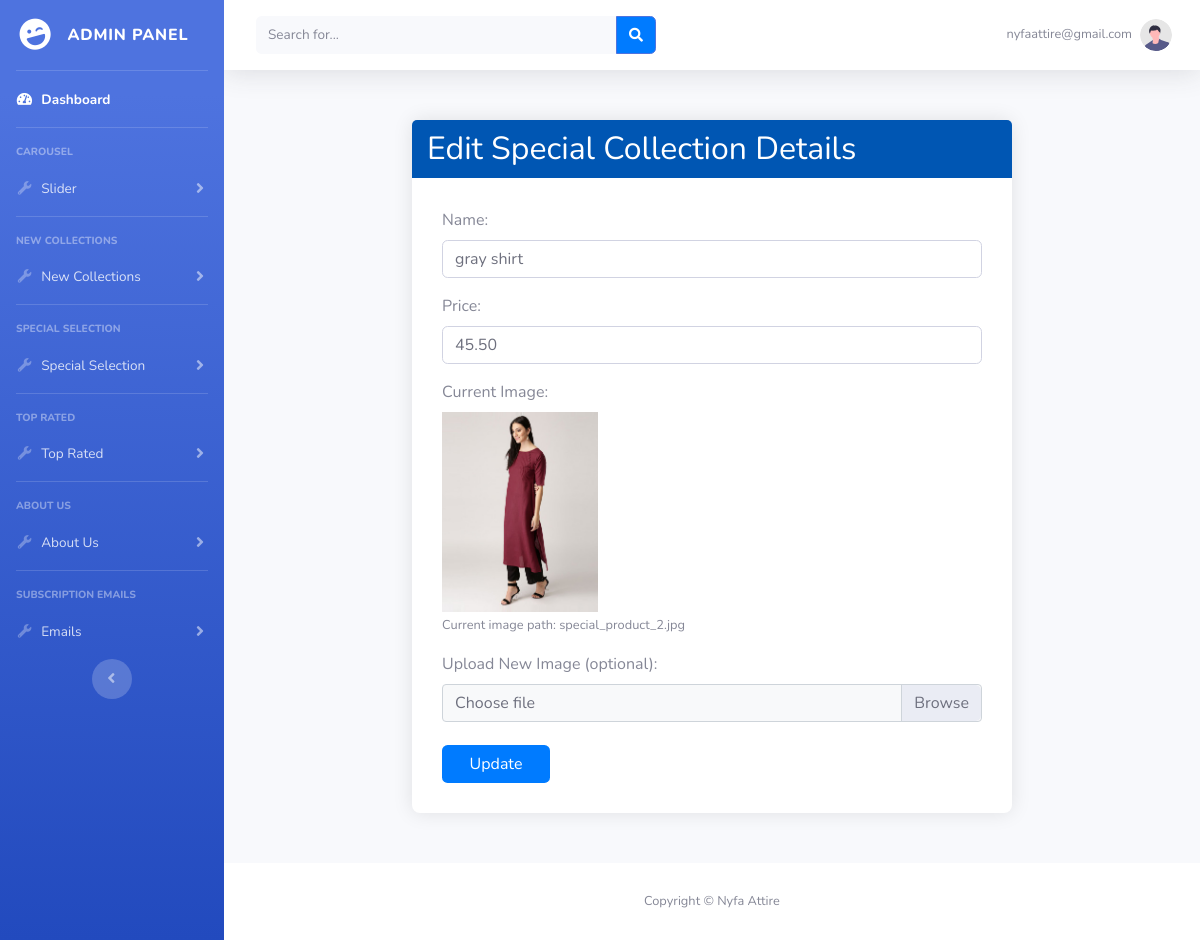
The page /admin/special_edit.php?id=2 (signed in) on the database its author committed.
### tables this page shows
CREATE TABLE `special_products` (
  `id` int(11) NOT NULL,
  `name` varchar(255) NOT NULL,
  `price` decimal(10,2) NOT NULL,
  `image` varchar(255) NOT NULL
);

### admin/special_edit.php (the view, shortened to what this page needs)
<?php
include('db.php');
$id = $_GET['id'];
$sql = "SELECT * FROM special_products WHERE id=$id";
$query = mysqli_query($conn, $sql);
$row = mysqli_fetch_array($query);
include('includes/header.php');
include('includes/sidebar.php');
?>
<div id="content-wrapper" class="d-flex flex-column">
    <div id="content">
        <nav class="navbar navbar-expand navbar-light bg-white topbar mb-4 static-top shadow">
            <form class="d-none d-sm-inline-block form-inline mr-auto ml-md-3 my-2 my-md-0 mw-100 navbar-search">
                <div class="input-group">
                    <input type="text" class="form-control bg-light border-0 small" placeholder="Search for..." aria-label="Search" aria-describedby="basic-addon2">
                    <div class="input-group-append">
                        <button class="btn btn-primary" type="button">
                            <i class="fas fa-search fa-sm"></i>
                        </button>
                    </div>
                </div>
            </form>
            <ul class="navbar-nav ml-auto">
            <li class="nav-item dropdown no-arrow">
                <a class="nav-link dropdown-toggle" href="#" id="userDropdown" role="button" data-toggle="dropdown"
                    aria-haspopup="true" aria-expanded="false">
                    <span class="mr-2 d-none d-lg-inline text-gray-600 small"><?php echo $_SESSION['email']; ?></span>
                    <img class="img-profile rounded-circle" src="img/undraw_profile.svg">
                </a>
            </li>
            </ul>
        </nav>
        <div class="container">
            <div class="form-container">
                <h2 class="form-title">Edit Special Collection Details</h2>
                <form id="carouselForm" method="POST" enctype="multipart/form-data" action="special_update.php?id=<?php echo $row['id']; ?>" style="padding: 30px;">
                    <div class="form-group">
                        <label for="name_short">Name:</label>
                        <input type="text" class="form-control" name="name" value="<?php echo $row['name']; ?>" placeholder="Enter name" required>
                    </div>
                    <div class="form-group">
                        <label for="name_long">Price:</label>
                        <input type="text" class="form-control" name="price" value="<?php echo $row['price']; ?>" placeholder="Enter price" required>
                    </div>
                    <div class="form-group">
    <label for="current_image">Current Image:</label><br>
    <?php if (!empty($row['image'])): ?>
        <img src="../images/<?php echo $row['image']; ?>" alt="Current Image" style="max-width: 200px; max-height: 200px;"/><br>
        <small>Current image path: <?php echo $row['image']; ?></small>
    <?php else: ?>
        <p>No image uploaded.</p>
    <?php endif; ?>
</div>
<div class="form-group">
    <label for="image">Upload New Image (optional):</label>
    <div class="custom-file">
        <label class="custom-file-label" id="fileNameLabel" for="image">Choose file</label>
    </div>
</div>
<button type="submit" name="submit" class="btn btn-custom">Update</button>
                </form>
            </div>
        </div>
    </div>
    <?php
    include('includes/footer.php');
    ?>

### rows shown on the page
special_products: name "gray shirt", price "45.50", image (picture), image "special_product_2.jpg"

### other values the page prints
$_SESSION['email'] "nyfaattire@gmail.com"
